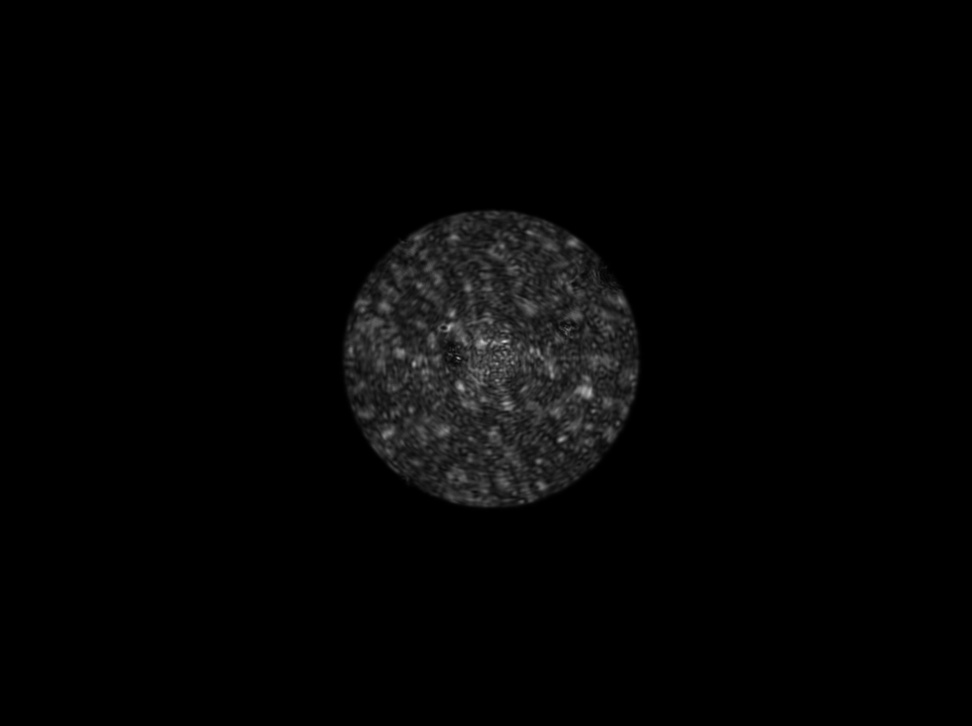
#> input picture Near_Field_Analysis/Exploratory_Code/Old_Near_Field_Edge_Contours/Images/220301_1635 NF of 200um Fiber, Laser Source.jpg, 972 x 726 px, shrunk from 1392 x 1040 before the run
$ python near_field_slice.py
#> lines starting #> are read from the running program, lines starting #| are printed output that depends on the picture
#Matthew Leung
#March 2022

import numpy as np
import matplotlib.pyplot as plt
import cv2 as cv

# [39 lines left out: function take_img_slice, not called in this run]

def view_gui(img, pix_max=None):
    h, w = img.shape #height and width of image

    #The following plotting method was modified from:
    #https://stackoverflow.com/questions/59144464/plotting-two-cross-section-intensity-at-the-same-time-in-one-figure/59147415#59147415
    from mpl_toolkits.axes_grid1 import make_axes_locatable
    fig, ax = plt.subplots(figsize=(8,8))
    divider = make_axes_locatable(ax)
    top_ax = divider.append_axes("top", size=2, pad=0.1, sharex=ax) #Note: size and pad should be axes_grid.axes_size compatible
    top_ax.xaxis.set_tick_params(labelbottom=False) #don't show xlabel
    right_ax = divider.append_axes("right", size=2, pad=0.1, sharey=ax)
    right_ax.yaxis.set_tick_params(labelleft=False)

    top_ax.set_ylabel('Counts')
    right_ax.set_xlabel('Counts')

    ax.set_xlabel('Horizontal Pixel Number')
    ax.set_ylabel('Vertical Pixel Number')

    ax.imshow(img, cmap='gray', origin='lower', interpolation=None)

    ax.autoscale(enable=False)
    top_ax.autoscale(enable=False)
    right_ax.autoscale(enable=False)
    if pix_max is not None:
        top_ax.set_ylim(top=pix_max)
        right_ax.set_xlim(right=pix_max)
    else:
        top_ax.set_ylim(top=300)
        right_ax.set_xlim(right=300)
    h_line = ax.axhline(np.nan, color='r')
    h_prof, = top_ax.plot(np.arange(w),np.zeros(w), 'r-')
    v_line = ax.axvline(np.nan, color='g')
    v_prof, = right_ax.plot(np.zeros(h), np.arange(h), 'g-')

    # [11 lines left out: function on_move, not called in this run]

    fig.canvas.mpl_connect('motion_notify_event', on_move)

    plt.show()


if __name__ == "__main__":

    #filename = 'Images/220301_1634 NF of 200um Fiber, Laser Source.jpg'
    filename = 'Images/220301_1635 NF of 200um Fiber, Laser Source.jpg'
    #filename = 'Images/220301_1626 NF of 200um Fiber, Laser Source.jpg'

    img = cv.imread(filename, cv.IMREAD_GRAYSCALE)
#> img is the input picture: shape (726, 972); min 0, max 216, mean 4.5

    #take_img_slice(img)
    view_gui(img, pix_max=256*1.1)
#> in view_gui, `plt.show()`:
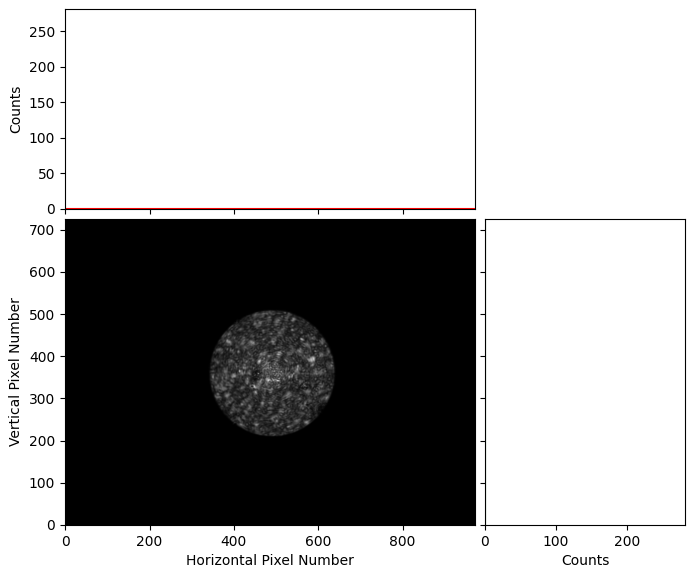
#> figure drawn by matplotlib, 3 panels

$ run again, with Near_Field_Analysis/Exploratory_Code/Old_Near_Field_Edge_Contours/Images/20220310 1128 Far Field.png saved as Near_Field_Analysis/Exploratory_Code/Old_Near_Field_Edge_Contours/Images/220301_1635 NF of 200um Fiber, Laser Source.jpg
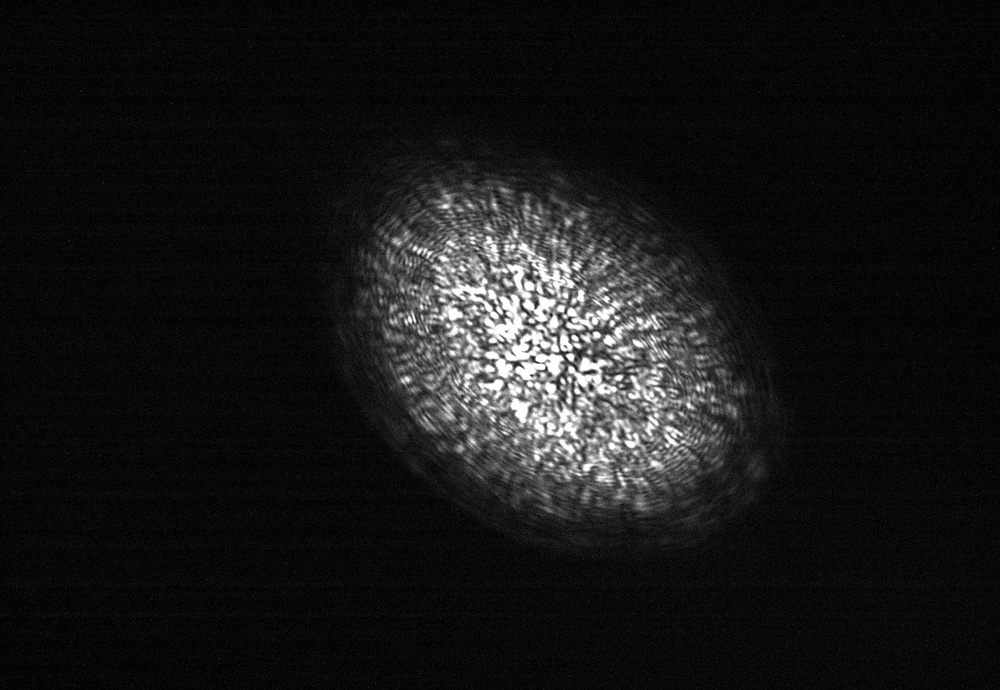
#> input picture Near_Field_Analysis/Exploratory_Code/Old_Near_Field_Edge_Contours/Images/20220310 1128 Far Field.png, 1000 x 690 px, shrunk from 1600 x 1104 before the run
#> img is the input picture: shape (690, 1000); min 0, max 255, mean 23.1
#> in view_gui, `plt.show()`:
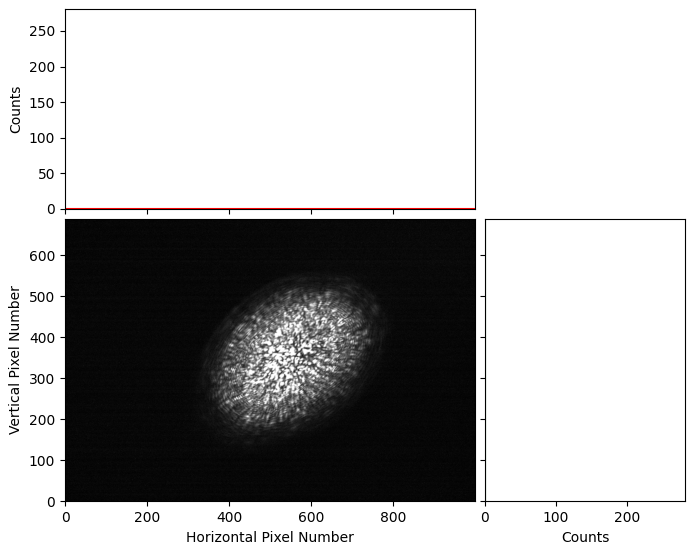
#> figure drawn by matplotlib, 3 panels
